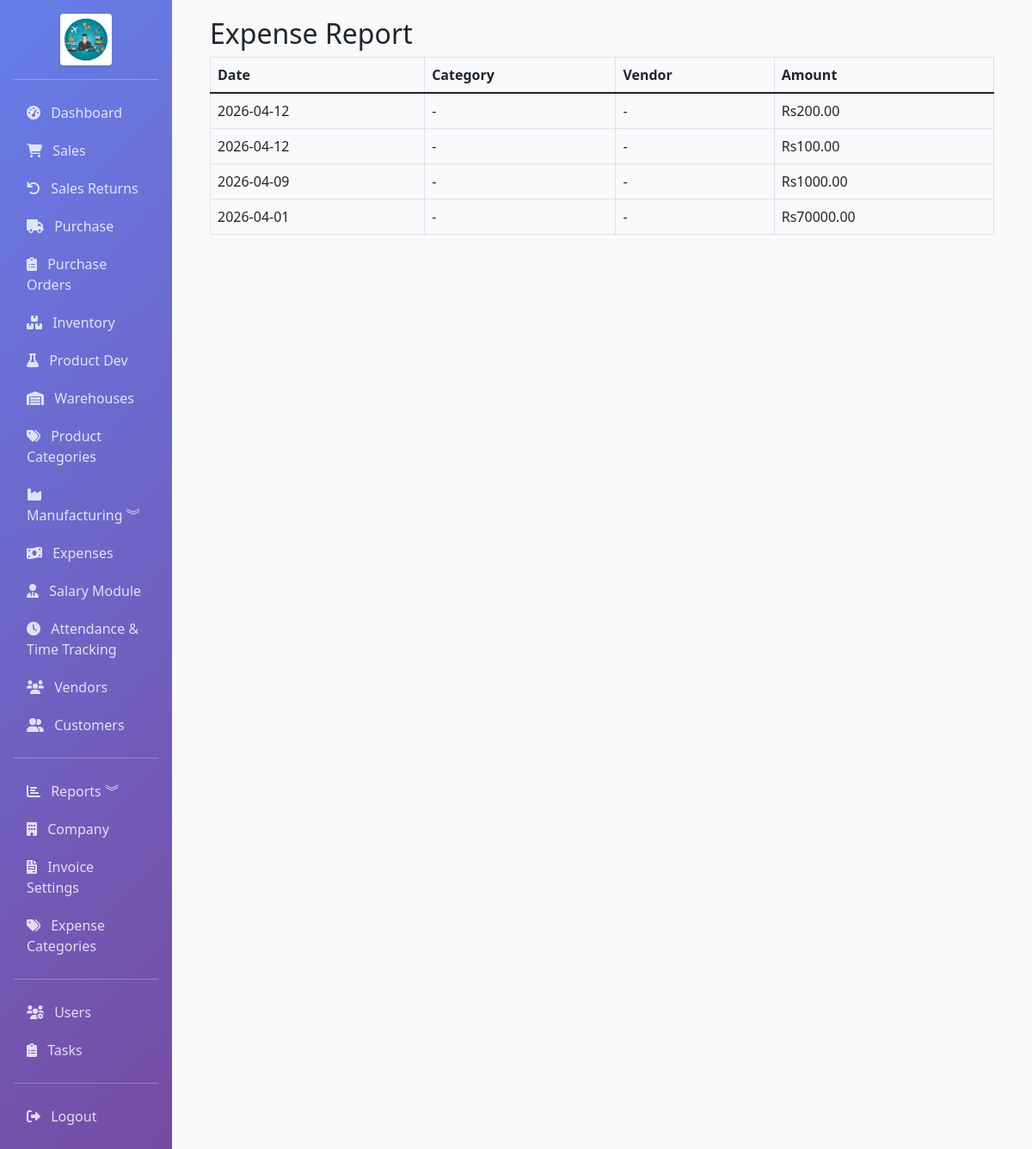
The page /accounting/reports/expense (signed in) on the database its author committed.
### app/models.py (models this page shows, shortened)
class Expense(db.Model):
    __tablename__ = 'expenses'
    id = db.Column(db.Integer, primary_key=True)
    expense_number = db.Column(db.String(50), unique=True, index=True)
    date = db.Column(db.DateTime, default=datetime.utcnow, index=True)
    category_id = db.Column(db.Integer, db.ForeignKey('expense_categories.id'), index=True)
    vendor_id = db.Column(db.Integer, db.ForeignKey('vendors.id'), index=True, nullable=True)
    description = db.Column(db.Text)
    amount = db.Column(db.Float, nullable=False)
    payment_method = db.Column(db.String(50))
    reference = db.Column(db.String(100))
    bill_image_path = db.Column(db.String(255))  # Path to bill image
    notes = db.Column(db.Text)
    is_bom_overhead = db.Column(db.Boolean, default=False)
    product_id = db.Column(db.Integer, db.ForeignKey('products.id'), nullable=True)
    bom_id = db.Column(db.Integer, db.ForeignKey('boms.id'), nullable=True)
    created_by = db.Column(db.Integer, db.ForeignKey('users.id'))
    created_at = db.Column(db.DateTime, default=datetime.utcnow)
    is_monthly_divided = db.Column(db.Boolean, default=False)  # Whether expense is divided across month
    monthly_start_date = db.Column(db.Date)  # Start date for monthly distribution
    monthly_end_date = db.Column(db.Date)  # End date for monthly distribution
    daily_amount = db.Column(db.Float, default=0)  # Calculated daily amount
    vendor = db.relationship('Vendor', backref='expenses', lazy=True)
    product = db.relationship('Product', backref='overhead_expenses', lazy=True)
    bom = db.relationship('BOM', backref='overhead_expenses', lazy=True)

### app/routes/accounting.py (the view)
@bp.route('/reports/expense')
@login_required
def report_expense():
    expenses = Expense.query.order_by(Expense.date.desc()).all()
    return render_template('accounting/report_expense.html', expenses=expenses)

### app/models.py (called while the page is built)
    @property
    def is_admin(self):
        return self.role == 'admin'

### app/templates/accounting/report_expense.html (shortened to what this page needs)
{% extends "base.html" %}
{% block content %}
<div class="container-fluid">
  <h2>Expense Report</h2>
  <div class="table-responsive">
    <table class="table table-bordered">
      <thead><tr><th>Date</th><th>Category</th><th>Vendor</th><th>Amount</th></tr></thead>
      <tbody>
      {% for e in expenses %}
      <tr>
        <td>{{ e.date.strftime('%Y-%m-%d') }}</td>
        <td>{{ e.category.name if e.category else '-' }}</td>
        <td>{{ e.vendor.name if e.vendor else '-' }}</td>
        <td>Rs{{ '%.2f'|format(e.amount) }}</td>
      </tr>
      {% endfor %}
      </tbody>
    </table>
  </div>
</div>
{% endblock %}

### rows shown on the page
Expense: date "2026-04-12", category "-", vendor "-", amount "200.00"
Expense: date "2026-04-12", category "-", vendor "-", amount "100.00"
Expense: date "2026-04-09", category "-", vendor "-", amount "1000.00"
Expense: date "2026-04-01", category "-", vendor "-", amount "70000.00"
